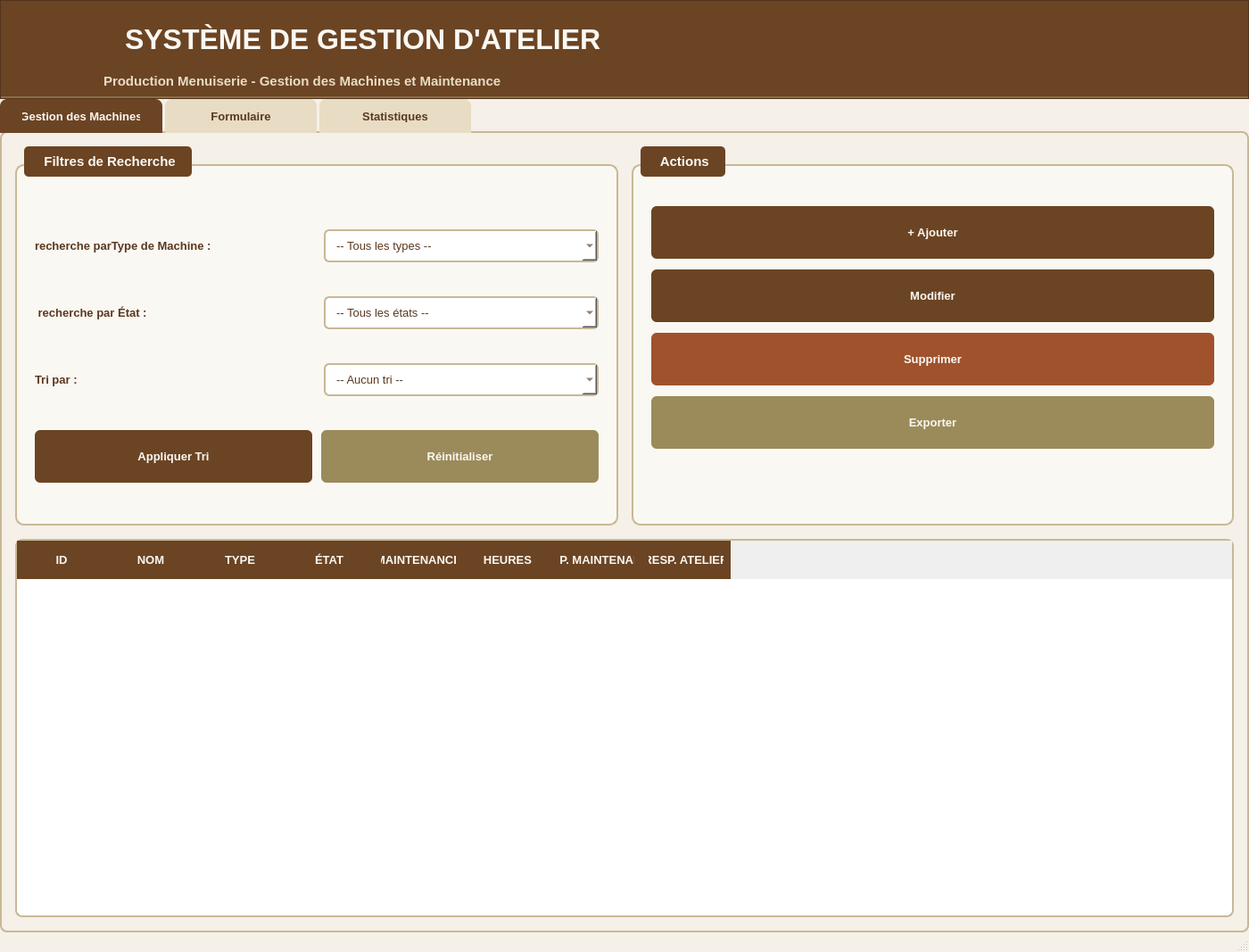
<?xml version="1.0" encoding="UTF-8"?>
<ui version="4.0">
 <class>MainWindow</class>
 <widget class="QMainWindow" name="MainWindow">
  <property name="geometry">
   <rect>
    <x>0</x>
    <y>0</y>
    <width>1400</width>
    <height>903</height>
   </rect>
  </property>
  <property name="windowTitle">
   <string>Système de Gestion d'Atelier - Production Menuiserie</string>
  </property>
  <property name="styleSheet">
   <string notr="true">QMainWindow {
    background-color: #F5F0E8;
}

QPushButton {
    background-color: #6B4423;
    color: #FAF8F3;
    border: none;
    padding: 12px 24px;
    border-radius: 6px;
    font-weight: 600;
    font-size: 10pt;
    min-height: 35px;
}

QPushButton:hover {
    background-color: #8B6F47;
    border: 1px solid #6B4423;
}

QPushButton:pressed {
    background-color: #5A3820;
}

QPushButton:disabled {
    background-color: #C9B896;
    color: #9B8B5B;
}

QPushButton#btnRechercher,
QPushButton#btnReinitialiser,
QPushButton#btnExporter {
    background-color: #9B8B5B;
    color: #FAF8F3;
}

QPushButton#btnRechercher:hover,
QPushButton#btnReinitialiser:hover,
QPushButton#btnExporter:hover {
    background-color: #B5A572;
    border: 1px solid #8B6F47;
}

QPushButton#btnSupprimer {
    background-color: #A0522D;
    color: #FAF8F3;
}

QPushButton#btnSupprimer:hover {
    background-color: #C86432;
}

QPushButton#btnEnregistrer,
QPushButton#btnValider {
    background-color: #6B7B3E;
}

QPushButton#btnEnregistrer:hover,
QPushButton#btnValider:hover {
    background-color: #7E9147;
}

QGroupBox {
    background-color: #FAF8F3;
    border: 2px solid #C9B896;
    border-radius: 10px;
    margin-top: 20px;
    padding-top: 20px;
    font-weight: 600;
    font-size: 11pt;
    color: #6B4423;
}

QGroupBox::title {
    subcontrol-origin: margin;
    subcontrol-position: top left;
    padding: 8px 16px;
    background-color: #6B4423;
    color: #FAF8F3;
    border-radius: 5px;
    left: 10px;
}

QLabel {
    color: #5A3820;
    font-size: 10pt;
    font-weight: 500;
}

QLabel#lblLogo {
    background-color: transparent;
    padding: 10px;
}

QLabel#lblTitre {
    font-size: 24pt;
    font-weight: 700;
    color: #6B4423;
    padding: 15px;
    background-color: transparent;
}

QLabel#lblSousTitre {
    font-size: 12pt;
    color: #8B6F47;
    font-weight: 600;
}

QLineEdit, QComboBox, QSpinBox, QDateEdit, QTextEdit {
    background-color: #FFFFFF;
    border: 2px solid #C9B896;
    border-radius: 6px;
    padding: 8px 12px;
    font-size: 10pt;
    color: #5A3820;
    selection-background-color: #9B8B5B;
    selection-color: #FAF8F3;
}

QLineEdit:focus, QComboBox:focus, QSpinBox:focus, QDateEdit:focus, QTextEdit:focus {
    border: 2px solid #8B6F47;
    background-color: #FAF8F3;
}

QTableWidget {
    background-color: #FFFFFF;
    alternate-background-color: #FAF8F3;
    border: 2px solid #C9B896;
    gridline-color: #E8DCC4;
    font-size: 10pt;
    border-radius: 8px;
}

QTableWidget::item {
    padding: 10px;
    border-bottom: 1px solid #E8DCC4;
}

QTableWidget::item:selected {
    background-color: #9B8B5B;
    color: #FAF8F3;
}

QHeaderView::section {
    background-color: #6B4423;
    color: #FAF8F3;
    padding: 12px 8px;
    border: none;
    font-weight: 700;
    font-size: 10pt;
}

QTabWidget::pane {
    border: 2px solid #C9B896;
    background-color: #F5F0E8;
    border-radius: 8px;
    top: -2px;
}

QTabBar::tab {
    background-color: #E8DCC4;
    color: #5A3820;
    padding: 12px 25px;
    margin-right: 3px;
    border-top-left-radius: 8px;
    border-top-right-radius: 8px;
    font-weight: 600;
    font-size: 10pt;
    min-width: 120px;
}

QTabBar::tab:selected {
    background-color: #6B4423;
    color: #FAF8F3;
}
</string>
  </property>
  <widget class="QWidget" name="centralwidget">
   <layout class="QVBoxLayout" name="verticalLayout">
    <property name="spacing">
     <number>0</number>
    </property>
    <property name="leftMargin">
     <number>0</number>
    </property>
    <property name="topMargin">
     <number>0</number>
    </property>
    <property name="rightMargin">
     <number>0</number>
    </property>
    <property name="bottomMargin">
     <number>0</number>
    </property>
    <item>
     <widget class="QFrame" name="frameHeader">
      <property name="styleSheet">
       <string notr="true">QFrame#frameHeader {
    background-color: #6B4423;
    border-bottom: 3px solid #8B6F47;
}</string>
      </property>
      <property name="frameShape">
       <enum>QFrame::StyledPanel</enum>
      </property>
      <layout class="QHBoxLayout" name="horizontalLayout_header">
       <property name="spacing">
        <number>15</number>
       </property>
       <property name="leftMargin">
        <number>20</number>
       </property>
       <property name="topMargin">
        <number>10</number>
       </property>
       <property name="rightMargin">
        <number>20</number>
       </property>
       <property name="bottomMargin">
        <number>10</number>
       </property>
       <item>
        <widget class="QLabel" name="lblLogo">
         <property name="minimumSize">
          <size>
           <width>80</width>
           <height>80</height>
          </size>
         </property>
         <property name="maximumSize">
          <size>
           <width>80</width>
           <height>80</height>
          </size>
         </property>
         <property name="text">
          <string/>
         </property>
         <property name="scaledContents">
          <bool>true</bool>
         </property>
         <property name="alignment">
          <set>Qt::AlignCenter</set>
         </property>
        </widget>
       </item>
       <item>
        <layout class="QVBoxLayout" name="verticalLayout_9">
         <property name="spacing">
          <number>5</number>
         </property>
         <item>
          <widget class="QLabel" name="lblTitre">
           <property name="styleSheet">
            <string notr="true">color: #FAF8F3;</string>
           </property>
           <property name="text">
            <string>SYSTÈME DE GESTION D'ATELIER</string>
           </property>
           <property name="alignment">
            <set>Qt::AlignLeft|Qt::AlignVCenter</set>
           </property>
          </widget>
         </item>
         <item>
          <widget class="QLabel" name="lblSousTitre">
           <property name="styleSheet">
            <string notr="true">color: #E8DCC4; font-size: 11pt;</string>
           </property>
           <property name="text">
            <string>Production Menuiserie - Gestion des Machines et Maintenance</string>
           </property>
           <property name="alignment">
            <set>Qt::AlignLeft|Qt::AlignVCenter</set>
           </property>
          </widget>
         </item>
        </layout>
       </item>
       <item>
        <spacer name="horizontalSpacer_header">
         <property name="orientation">
          <enum>Qt::Horizontal</enum>
         </property>
         <property name="sizeHint" stdset="0">
          <size>
           <width>40</width>
           <height>20</height>
          </size>
         </property>
        </spacer>
       </item>
      </layout>
     </widget>
    </item>
    <item>
     <widget class="QTabWidget" name="tabWidget">
      <property name="currentIndex">
       <number>0</number>
      </property>
      <widget class="QWidget" name="tabMachines">
       <attribute name="title">
        <string>  Gestion des Machines  </string>
       </attribute>
       <layout class="QVBoxLayout" name="verticalLayout_2">
        <property name="spacing">
         <number>15</number>
        </property>
        <property name="leftMargin">
         <number>15</number>
        </property>
        <property name="topMargin">
         <number>15</number>
        </property>
        <property name="rightMargin">
         <number>15</number>
        </property>
        <property name="bottomMargin">
         <number>15</number>
        </property>
        <item>
         <layout class="QHBoxLayout" name="horizontalLayout">
          <property name="spacing">
           <number>15</number>
          </property>
          <item>
           <widget class="QGroupBox" name="groupRecherche">
            <property name="title">
             <string> Filtres de Recherche</string>
            </property>
            <layout class="QGridLayout" name="gridLayout">
             <property name="leftMargin">
              <number>20</number>
             </property>
             <property name="topMargin">
              <number>25</number>
             </property>
             <property name="rightMargin">
              <number>20</number>
             </property>
             <property name="bottomMargin">
              <number>20</number>
             </property>
             <property name="horizontalSpacing">
              <number>15</number>
             </property>
             <property name="verticalSpacing">
              <number>12</number>
             </property>
             <item row="0" column="1">
              <widget class="QComboBox" name="comboRechercheType">
               <item>
                <property name="text">
                 <string>-- Tous les types --</string>
                </property>
               </item>
               <item>
                <property name="text">
                 <string>Scie</string>
                </property>
               </item>
               <item>
                <property name="text">
                 <string>Perceuse</string>
                </property>
               </item>
               <item>
                <property name="text">
                 <string>Raboteuse</string>
                </property>
               </item>
               <item>
                <property name="text">
                 <string>Ponceuse</string>
                </property>
               </item>
               <item>
                <property name="text">
                 <string>Défonceuse</string>
                </property>
               </item>
               <item>
                <property name="text">
                 <string>Tour à bois</string>
                </property>
               </item>
              </widget>
             </item>
             <item row="0" column="0">
              <widget class="QLabel" name="label">
               <property name="text">
                <string>recherche parType de Machine :</string>
               </property>
              </widget>
             </item>
             <item row="2" column="0">
              <widget class="QLabel" name="label_11">
               <property name="text">
                <string>Tri par :</string>
               </property>
              </widget>
             </item>
             <item row="3" column="0" colspan="2">
              <layout class="QHBoxLayout" name="horizontalLayout_2">
               <property name="spacing">
                <number>10</number>
               </property>
               <item>
                <widget class="QPushButton" name="btnAppliquerTri">
                 <property name="text">
                  <string>Appliquer Tri</string>
                 </property>
                </widget>
               </item>
               <item>
                <widget class="QPushButton" name="btnReinitialiser">
                 <property name="text">
                  <string>Réinitialiser</string>
                 </property>
                </widget>
               </item>
              </layout>
             </item>
             <item row="1" column="1">
              <widget class="QComboBox" name="comboRechercheEtat">
               <item>
                <property name="text">
                 <string>-- Tous les états --</string>
                </property>
               </item>
               <item>
                <property name="text">
                 <string>Disponible</string>
                </property>
               </item>
               <item>
                <property name="text">
                 <string>En maintenance</string>
                </property>
               </item>
               <item>
                <property name="text">
                 <string>Hors service</string>
                </property>
               </item>
              </widget>
             </item>
             <item row="1" column="0">
              <widget class="QLabel" name="label_2">
               <property name="text">
                <string> recherche par État :</string>
               </property>
              </widget>
             </item>
             <item row="2" column="1">
              <widget class="QComboBox" name="comboTriPar">
               <item>
                <property name="text">
                 <string>-- Aucun tri --</string>
                </property>
               </item>
               <item>
                <property name="text">
                 <string>Date de maintenance</string>
                </property>
               </item>
               <item>
                <property name="text">
                 <string>Heures d'utilisation</string>
                </property>
               </item>
               <item>
                <property name="text">
                 <string>Niveau de risque</string>
                </property>
               </item>
               <item>
                <property name="text">
                 <string>Machines critiques</string>
                </property>
               </item>
              </widget>
             </item>
            </layout>
           </widget>
          </item>
          <item>
           <widget class="QGroupBox" name="groupActions">
            <property name="title">
             <string> Actions</string>
            </property>
            <layout class="QVBoxLayout" name="verticalLayout_3">
             <property name="spacing">
              <number>12</number>
             </property>
             <property name="leftMargin">
              <number>20</number>
             </property>
             <property name="topMargin">
              <number>25</number>
             </property>
             <property name="rightMargin">
              <number>20</number>
             </property>
             <property name="bottomMargin">
              <number>20</number>
             </property>
             <item>
              <widget class="QPushButton" name="btnAjouter">
               <property name="text">
                <string>+ Ajouter</string>
               </property>
              </widget>
             </item>
             <item>
              <widget class="QPushButton" name="btnModifier">
               <property name="text">
                <string>Modifier</string>
               </property>
              </widget>
             </item>
             <item>
              <widget class="QPushButton" name="btnSupprimer">
               <property name="text">
                <string>Supprimer</string>
               </property>
              </widget>
             </item>
             <item>
              <widget class="QPushButton" name="btnExporter">
               <property name="text">
                <string>Exporter</string>
               </property>
              </widget>
             </item>
             <item>
              <spacer name="verticalSpacer">
               <property name="orientation">
                <enum>Qt::Orientation::Vertical</enum>
               </property>
               <property name="sizeHint" stdset="0">
                <size>
                 <width>20</width>
                 <height>40</height>
                </size>
               </property>
              </spacer>
             </item>
            </layout>
           </widget>
          </item>
         </layout>
        </item>
        <item>
         <widget class="QTableWidget" name="tableMachines">
          <property name="alternatingRowColors">
           <bool>true</bool>
          </property>
          <property name="selectionMode">
           <enum>QAbstractItemView::SingleSelection</enum>
          </property>
          <property name="selectionBehavior">
           <enum>QAbstractItemView::SelectRows</enum>
          </property>
          <property name="sortingEnabled">
           <bool>true</bool>
          </property>
          <column>
           <property name="text">
            <string>ID</string>
           </property>
          </column>
          <column>
           <property name="text">
            <string>NOM</string>
           </property>
          </column>
          <column>
           <property name="text">
            <string>TYPE</string>
           </property>
          </column>
          <column>
           <property name="text">
            <string>ÉTAT</string>
           </property>
          </column>
          <column>
           <property name="text">
            <string>MAINTENANCE</string>
           </property>
          </column>
          <column>
           <property name="text">
            <string>HEURES</string>
           </property>
          </column>
          <column>
           <property name="text">
            <string>RESP. MAINTENANCE</string>
           </property>
          </column>
          <column>
           <property name="text">
            <string>RESP. ATELIER</string>
           </property>
          </column>
         </widget>
        </item>
       </layout>
      </widget>
      <widget class="QWidget" name="tabFormulaire">
       <attribute name="title">
        <string>  Formulaire  </string>
       </attribute>
       <layout class="QVBoxLayout" name="verticalLayout_4">
        <property name="spacing">
         <number>15</number>
        </property>
        <property name="leftMargin">
         <number>15</number>
        </property>
        <property name="topMargin">
         <number>15</number>
        </property>
        <property name="rightMargin">
         <number>15</number>
        </property>
        <property name="bottomMargin">
         <number>15</number>
        </property>
        <item>
         <widget class="QGroupBox" name="groupFormulaire">
          <property name="title">
           <string> Informations Machine</string>
          </property>
          <layout class="QGridLayout" name="gridLayout_2">
           <property name="leftMargin">
            <number>30</number>
           </property>
           <property name="topMargin">
            <number>30</number>
           </property>
           <property name="rightMargin">
            <number>30</number>
           </property>
           <property name="bottomMargin">
            <number>30</number>
           </property>
           <property name="horizontalSpacing">
            <number>20</number>
           </property>
           <property name="verticalSpacing">
            <number>18</number>
           </property>
           <item row="5" column="0">
            <widget class="QLabel" name="label_8">
             <property name="text">
              <string>Heures Cumulées :</string>
             </property>
            </widget>
           </item>
           <item row="3" column="0">
            <widget class="QLabel" name="label_6">
             <property name="text">
              <string>État :</string>
             </property>
            </widget>
           </item>
           <item row="0" column="0">
            <widget class="QLabel" name="label_3">
             <property name="text">
              <string>ID Machine :</string>
             </property>
            </widget>
           </item>
           <item row="2" column="0">
            <widget class="QLabel" name="label_5">
             <property name="text">
              <string>Type :</string>
             </property>
            </widget>
           </item>
           <item row="7" column="0">
            <widget class="QLabel" name="label_10">
             <property name="text">
              <string>Resp. Atelier :</string>
             </property>
            </widget>
           </item>
           <item row="0" column="1">
            <widget class="QLineEdit" name="lineEditID">
             <property name="readOnly">
              <bool>true</bool>
             </property>
             <property name="placeholderText">
              <string>Auto-généré</string>
             </property>
            </widget>
           </item>
           <item row="7" column="1">
            <widget class="QLineEdit" name="lineEditRespAtelier">
             <property name="placeholderText">
              <string>Nom du responsable</string>
             </property>
            </widget>
           </item>
           <item row="8" column="0" colspan="2">
            <layout class="QHBoxLayout" name="horizontalLayout_3">
             <property name="spacing">
              <number>15</number>
             </property>
             <item>
              <spacer name="horizontalSpacer">
               <property name="orientation">
                <enum>Qt::Horizontal</enum>
               </property>
               <property name="sizeHint" stdset="0">
                <size>
                 <width>40</width>
                 <height>20</height>
                </size>
               </property>
              </spacer>
             </item>
             <item>
              <widget class="QPushButton" name="btnEnregistrer">
               <property name="minimumSize">
                <size>
                 <width>150</width>
                 <height>59</height>
                </size>
               </property>
               <property name="text">
                <string>Enregistrer</string>
               </property>
              </widget>
             </item>
             <item>
              <widget class="QPushButton" name="btnAnnuler">
               <property name="minimumSize">
                <size>
                 <width>150</width>
                 <height>59</height>
                </size>
               </property>
               <property name="text">
                <string>Annuler</string>
               </property>
              </widget>
             </item>
            </layout>
           </item>
           <item row="4" column="0">
            <widget class="QLabel" name="label_7">
             <property name="text">
              <string>Date Maintenance :</string>
             </property>
            </widget>
           </item>
           <item row="6" column="0">
            <widget class="QLabel" name="label_9">
             <property name="text">
              <string>Resp. Maintenance :</string>
             </property>
            </widget>
           </item>
           <item row="1" column="1">
            <widget class="QLineEdit" name="lineEditNom">
             <property name="placeholderText">
              <string>Ex: Scie circulaire principale</string>
             </property>
            </widget>
           </item>
           <item row="1" column="0">
            <widget class="QLabel" name="label_4">
             <property name="text">
              <string>Nom :</string>
             </property>
            </widget>
           </item>
           <item row="6" column="1">
            <widget class="QLineEdit" name="lineEditRespMaintenance">
             <property name="placeholderText">
              <string>Nom du responsable</string>
             </property>
            </widget>
           </item>
           <item row="3" column="1">
            <widget class="QComboBox" name="comboBoxEtat">
             <item>
              <property name="text">
               <string>Disponible</string>
              </property>
             </item>
             <item>
              <property name="text">
               <string>En maintenance</string>
              </property>
             </item>
             <item>
              <property name="text">
               <string>Hors service</string>
              </property>
             </item>
            </widget>
           </item>
           <item row="4" column="1">
            <widget class="QDateEdit" name="dateEditMaintenance">
             <property name="calendarPopup">
              <bool>true</bool>
             </property>
            </widget>
           </item>
           <item row="5" column="1">
            <widget class="QSpinBox" name="spinBoxHeures">
             <property name="suffix">
              <string> h</string>
             </property>
             <property name="maximum">
              <number>999999</number>
             </property>
            </widget>
           </item>
           <item row="2" column="1">
            <widget class="QComboBox" name="comboBoxType">
             <item>
              <property name="text">
               <string>Scie</string>
              </property>
             </item>
             <item>
              <property name="text">
              <string>Perceuse</string>
             </property>
            </item>
            <item>
             <property name="text">
              <string>Raboteuse</string>
             </property>
            </item>
            <item>
             <property name="text">
              <string>Ponceuse</string>
             </property>
            </item>
            <item>
             <property name="text">
              <string>Défonceuse</string>
             </property>
            </item>
            <item>
             <property name="text">
              <string>Tour à bois</string>
             </property>
            </item>
           </widget>
          </item>
         </layout>
        </widget>
       </item>
       <item>
        <spacer name="verticalSpacer_2">
         <property name="orientation">
          <enum>Qt::Orientation::Vertical</enum>
         </property>
         <property name="sizeHint" stdset="0">
          <size>
           <width>20</width>
           <height>40</height>
          </size>
         </property>
        </spacer>
       </item>
      </layout>
     </widget>
     <widget class="QWidget" name="tabStatistiques">
      <attribute name="title">
       <string>  Statistiques  </string>
      </attribute>
      <layout class="QVBoxLayout" name="verticalLayout_5">
       <property name="spacing">
        <number>12</number>
       </property>
       <property name="leftMargin">
        <number>15</number>
       </property>
       <property name="topMargin">
        <number>15</number>
       </property>
       <property name="rightMargin">
        <number>15</number>
       </property>
       <property name="bottomMargin">
        <number>15</number>
       </property>
       <item>
        <widget class="QGroupBox" name="groupStatistiques">
         <property name="title">
          <string> Vue d'Ensemble</string>
         </property>
         <property name="minimumSize">
          <size>
           <width>0</width>
           <height>100</height>
          </size>
         </property>
         <property name="maximumSize">
          <size>
           <width>16777215</width>
           <height>130</height>
          </size>
         </property>
         <property name="sizePolicy">
          <sizepolicy hsizetype="Preferred" vsizetype="Fixed">
           <horstretch>0</horstretch>
           <verstretch>0</verstretch>
          </sizepolicy>
         </property>
         <layout class="QGridLayout" name="gridLayout_3">
          <item row="0" column="0">
           <widget class="QLabel" name="lblTotalMachines">
            <property name="text">
             <string>Total Machines: 0</string>
            </property>
           </widget>
          </item>
          <item row="0" column="1">
           <widget class="QLabel" name="lblMachinesDisponibles">
            <property name="text">
             <string>Disponibles: 0</string>
            </property>
           </widget>
          </item>
          <item row="1" column="0">
           <widget class="QLabel" name="lblMachinesMaintenance">
            <property name="text">
             <string>En Maintenance: 0</string>
            </property>
           </widget>
          </item>
          <item row="1" column="1">
           <widget class="QLabel" name="lblMachinesHS">
            <property name="text">
             <string>Hors Service: 0</string>
            </property>
           </widget>
          </item>
         </layout>
        </widget>
       </item>
       <item>
        <widget class="QGroupBox" name="groupMachinesCritiques">
         <property name="title">
          <string> Machines Critiques &amp; Alertes</string>
         </property>
         <property name="minimumSize">
          <size>
           <width>0</width>
           <height>220</height>
          </size>
         </property>
         <property name="sizePolicy">
          <sizepolicy hsizetype="Preferred" vsizetype="Expanding">
           <horstretch>0</horstretch>
           <verstretch>2</verstretch>
          </sizepolicy>
         </property>
         <layout class="QVBoxLayout" name="verticalLayout_6">
          <item>
           <widget class="QTableWidget" name="tableMachinesCritiques">
            <property name="alternatingRowColors">
             <bool>true</bool>
            </property>
            <property name="minimumSize">
             <size>
              <width>0</width>
              <height>180</height>
             </size>
            </property>
            <property name="sizePolicy">
             <sizepolicy hsizetype="Expanding" vsizetype="Expanding">
              <horstretch>0</horstretch>
              <verstretch>0</verstretch>
             </sizepolicy>
            </property>
            <column>
             <property name="text">
              <string>PRIORITÉ</string>
             </property>
            </column>
            <column>
             <property name="text">
              <string>MACHINE</string>
             </property>
            </column>
            <column>
             <property name="text">
              <string>TYPE ALERTE</string>
             </property>
            </column>
            <column>
             <property name="text">
              <string>NIVEAU RISQUE</string>
             </property>
            </column>
            <column>
             <property name="text">
              <string>ACTION REQUISE</string>
             </property>
            </column>
           </widget>
          </item>
         </layout>
        </widget>
       </item>
       <item>
        <widget class="QGroupBox" name="groupMachinesSollicitees">
         <property name="title">
          <string> Top 5 Machines les Plus Sollicitées</string>
         </property>
         <property name="minimumSize">
          <size>
           <width>0</width>
           <height>250</height>
          </size>
         </property>
         <property name="sizePolicy">
          <sizepolicy hsizetype="Preferred" vsizetype="Expanding">
           <horstretch>0</horstretch>
           <verstretch>3</verstretch>
          </sizepolicy>
         </property>
         <layout class="QVBoxLayout" name="verticalLayout_7">
          <item>
           <widget class="QTableWidget" name="tableMachinesSollicitees">
            <property name="alternatingRowColors">
             <bool>true</bool>
            </property>
            <property name="minimumSize">
             <size>
              <width>0</width>
              <height>210</height>
             </size>
            </property>
            <property name="sizePolicy">
             <sizepolicy hsizetype="Expanding" vsizetype="Expanding">
              <horstretch>0</horstretch>
              <verstretch>0</verstretch>
             </sizepolicy>
            </property>
            <column>
             <property name="text">
              <string>RANG</string>
             </property>
            </column>
            <column>
             <property name="text">
              <string>MACHINE</string>
             </property>
            </column>
            <column>
             <property name="text">
              <string>HEURES TOTALES</string>
             </property>
            </column>
            <column>
             <property name="text">
              <string>PANNES FRÉQUENTES</string>
             </property>
            </column>
            <column>
             <property name="text">
              <string>PROCHAINE MAINTENANCE</string>
             </property>
            </column>
           </widget>
          </item>
         </layout>
        </widget>
       </item>
       <item>
        <widget class="QGroupBox" name="groupPlanificationAuto">
         <property name="title">
          <string> Planification Automatique</string>
         </property>
         <property name="minimumSize">
          <size>
           <width>0</width>
           <height>90</height>
          </size>
         </property>
         <property name="maximumSize">
          <size>
           <width>16777215</width>
           <height>110</height>
          </size>
         </property>
         <property name="sizePolicy">
          <sizepolicy hsizetype="Preferred" vsizetype="Fixed">
           <horstretch>0</horstretch>
           <verstretch>0</verstretch>
          </sizepolicy>
         </property>
         <layout class="QHBoxLayout" name="horizontalLayout_4">
          <item>
           <widget class="QPushButton" name="btnPlanifierMaintenance">
            <property name="text">
             <string>Générer Plan Maintenance</string>
            </property>
           </widget>
          </item>
          <item>
           <widget class="QPushButton" name="btnDetecterCritiques">
            <property name="text">
             <string>Détecter Machines Critiques</string>
            </property>
           </widget>
          </item>
          <item>
           <widget class="QPushButton" name="btnAnalyserRisques">
            <property name="text">
             <string>Analyser Niveaux Risque</string>
            </property>
           </widget>
          </item>
          <item>
           <spacer name="horizontalSpacer_2">
            <property name="orientation">
             <enum>Qt::Horizontal</enum>
            </property>
            <property name="sizeHint" stdset="0">
             <size>
              <width>40</width>
              <height>20</height>
             </size>
            </property>
           </spacer>
          </item>
         </layout>
        </widget>
       </item>
       <item>
        <widget class="QLabel" name="lblGraphique">
         <property name="text">
          <string>&lt;h3&gt;Prévention des Goulots d'Étranglement&lt;/h3&gt;
&lt;p&gt;Système intelligent de détection et prévention des surcharges continues.&lt;/p&gt;
&lt;p&gt;&lt;b&gt;Règles de Maintenance Automatique:&lt;/b&gt;&lt;/p&gt;
&lt;p&gt;• Scie: Maintenance tous les 500h&lt;/p&gt;
&lt;p&gt;• Perceuse: Maintenance tous les 300h&lt;/p&gt;
&lt;p&gt;• Raboteuse: Maintenance tous les 400h&lt;/p&gt;</string>
         </property>
         <property name="alignment">
          <set>Qt::AlignCenter</set>
         </property>
         <property name="sizePolicy">
          <sizepolicy hsizetype="Preferred" vsizetype="Fixed">
           <horstretch>0</horstretch>
           <verstretch>0</verstretch>
          </sizepolicy>
         </property>
        </widget>
       </item>
      </layout>
     </widget>
    </widget>
   </item>
  </layout>
 </widget>
 <widget class="QMenuBar" name="menubar">
  <property name="geometry">
   <rect>
    <x>0</x>
    <y>0</y>
    <width>1400</width>
    <height>22</height>
   </rect>
  </property>
 </widget>
 <widget class="QStatusBar" name="statusbar"/>
</widget>
<resources/>
<connections/>
</ui>
